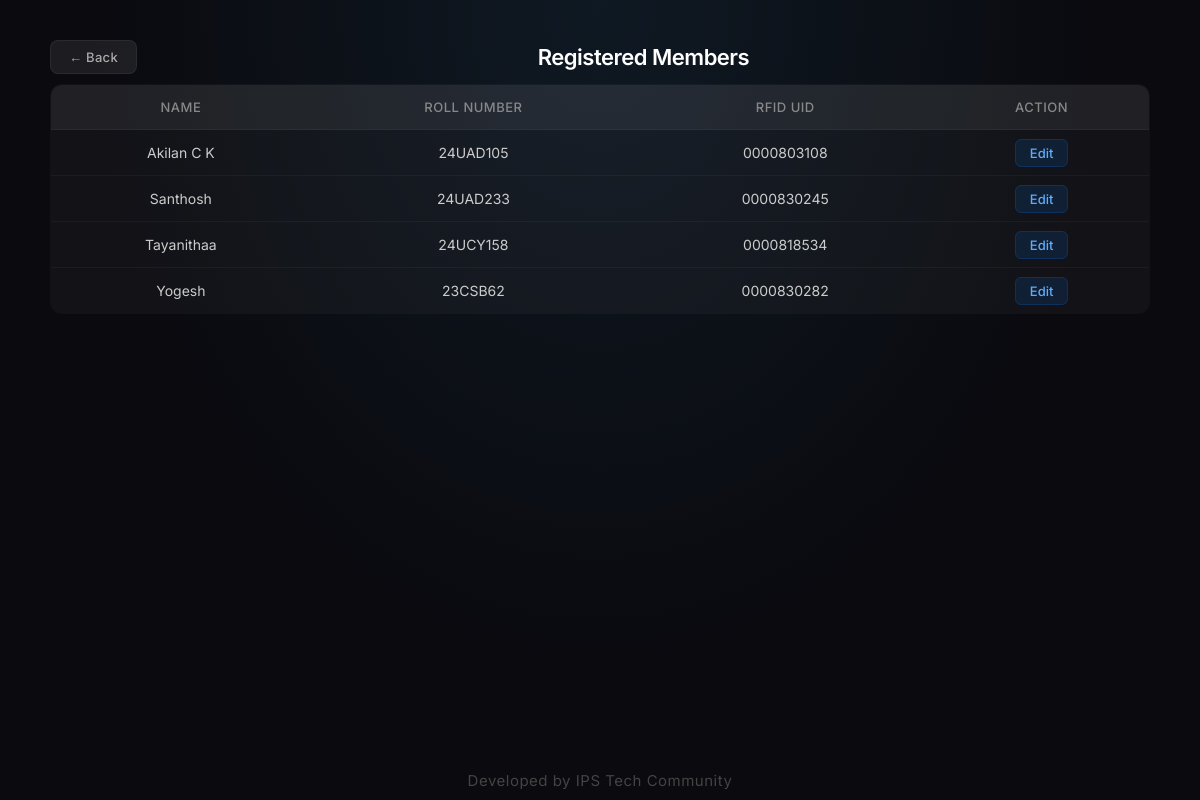
The app's page /members, older data.
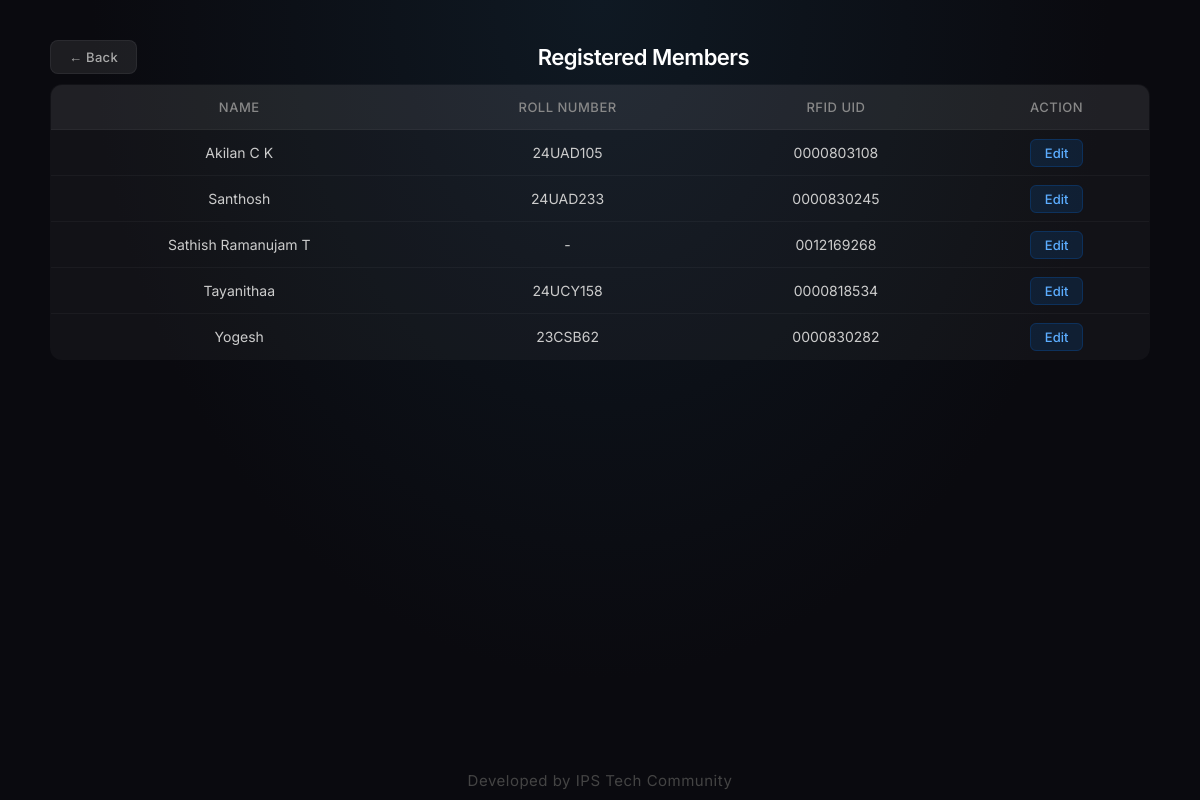
The same page, newer data.
### tables this page shows
CREATE TABLE students (
            id INTEGER PRIMARY KEY AUTOINCREMENT,
            name TEXT NOT NULL,
            roll_number TEXT,
            rfid_uid TEXT UNIQUE NOT NULL
        );

### app.py (the view)
@app.route("/members")
def members():
    conn = get_db()
    cursor = conn.cursor()
    students = cursor.execute("SELECT * FROM students ORDER BY name").fetchall()
    conn.close()
    return render_template("members.html", students=students)

### app.py (called while the page is built)
def get_db():
    conn = sqlite3.connect(DATABASE)
    conn.row_factory = sqlite3.Row
    return conn

### templates/members.html (shortened to what this page needs)
<!DOCTYPE html>
<html>
<head>
    <link rel="stylesheet" href="{{ url_for('static', filename='style.css') }}">
</head>
<body>
<div class="dashboard-container">
    <div class="dashboard-header">
        <a href="/add-member" class="back-btn">&larr; Back</a>
        <h1 style="margin: 0; font-size: 22px;">Registered Members</h1>
    </div>
    {% if students %}
    <table>
        <thead>
            <tr>
                <th>Name</th>
                <th>Roll Number</th>
                <th>RFID UID</th>
                <th>Action</th>
            </tr>
        </thead>
        <tbody>
            {% for s in students %}
            <tr>
                <td>{{ s.name }}</td>
                <td>{{ s.roll_number or '-' }}</td>
                <td>{{ s.rfid_uid }}</td>
                <td><a href="/edit-member/{{ s.id }}" class="edit-link">Edit</a></td>
            </tr>
            {% endfor %}
        </tbody>
    </table>
    {% else %}
    <p class="history-hint">No members registered yet</p>
    {% endif %}
</div>
<footer class="footer">Developed by IPS Tech Community</footer>
</body>
</html>

### static/style.css (style rules this page uses)
body { margin: 0; font-family: 'Inter', 'Segoe UI', sans-serif; background: #0a0a0f; color: white; }
.footer { position: fixed; bottom: 0; left: 0; width: 100%; text-align: center; padding: 10px 0; font-size: 15px; color: #444; background: transparent; letter-spacing: 0.5px; }
.dashboard-container { padding: 40px 50px; position: relative; min-height: 100vh; box-sizing: border-box; background: radial-gradient(ellipse at top, #0f1923 0%, #0a0a0f 60%); }
.back-btn { display: inline-block; padding: 8px 18px; background: rgba(255, 255, 255, 0.08); color: #aaa; text-decoration: none; border-radius: 8px; font-size: 13px; font-weight: 500; transition: all 0.3s; border: 1px solid rgba(255, 255, 255, 0.06); letter-spacing: 0.3px; }
.dashboard-header { display: flex; justify-content: space-between; align-items: center; margin-bottom: 10px; }
.dashboard-container h1 { margin-bottom: 25px; font-size: 28px; font-weight: 600; letter-spacing: -0.5px; }
table { width: 100%; border-collapse: collapse; background: rgba(255, 255, 255, 0.03); border: 1px solid rgba(255, 255, 255, 0.06); border-radius: 12px; overflow: hidden; }
th, td { padding: 14px 16px; text-align: center; }
th { background: rgba(255, 255, 255, 0.06); font-weight: 500; font-size: 13px; text-transform: uppercase; letter-spacing: 0.5px; color: #888; }
td { font-size: 14px; color: #ccc; border-top: 1px solid rgba(255, 255, 255, 0.04); }
.edit-link { color: #5cadff; text-decoration: none; font-size: 13px; font-weight: 500; padding: 5px 14px; background: rgba(0, 123, 255, 0.12); border: 1px solid rgba(0, 123, 255, 0.2); border-radius: 6px; transition: all 0.3s; }

Row changes from the older to the newer data that the page shows:
added students: name "Sathish Ramanujam T", roll_number "-", rfid_uid "0012169268"
